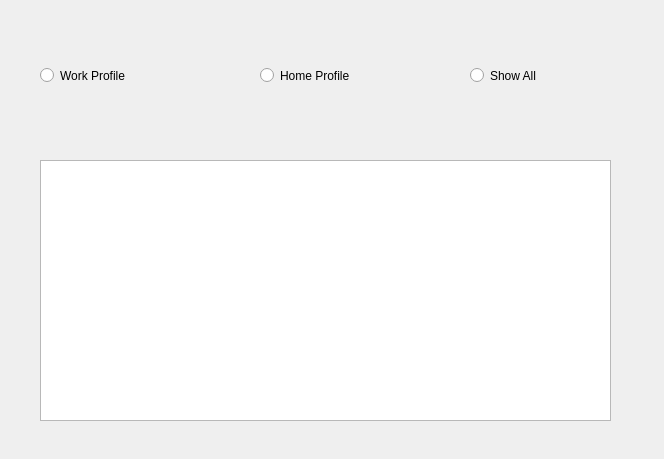
<?xml version="1.0" encoding="UTF-8"?>
<ui version="4.0">
 <class>Form</class>
 <widget class="QWidget" name="Form">
  <property name="geometry">
   <rect>
    <x>0</x>
    <y>0</y>
    <width>664</width>
    <height>459</height>
   </rect>
  </property>
  <property name="windowTitle">
   <string>Expense Log View</string>
  </property>
  <widget class="QTableView" name="ExpenseLog">
   <property name="enabled">
    <bool>true</bool>
   </property>
   <property name="geometry">
    <rect>
     <x>40</x>
     <y>160</y>
     <width>571</width>
     <height>261</height>
    </rect>
   </property>
   <property name="showGrid">
    <bool>true</bool>
   </property>
   <property name="gridStyle">
    <enum>Qt::SolidLine</enum>
   </property>
   <property name="sortingEnabled">
    <bool>false</bool>
   </property>
   <attribute name="horizontalHeaderCascadingSectionResizes">
    <bool>false</bool>
   </attribute>
  </widget>
  <widget class="QRadioButton" name="radioButton">
   <property name="geometry">
    <rect>
     <x>40</x>
     <y>60</y>
     <width>138</width>
     <height>31</height>
    </rect>
   </property>
   <property name="text">
    <string>Work Profile</string>
   </property>
  </widget>
  <widget class="QRadioButton" name="radioButton_2">
   <property name="geometry">
    <rect>
     <x>260</x>
     <y>60</y>
     <width>138</width>
     <height>31</height>
    </rect>
   </property>
   <property name="text">
    <string>Home Profile</string>
   </property>
  </widget>
  <widget class="QRadioButton" name="radioButton_3">
   <property name="geometry">
    <rect>
     <x>470</x>
     <y>60</y>
     <width>138</width>
     <height>31</height>
    </rect>
   </property>
   <property name="text">
    <string>Show All</string>
   </property>
  </widget>
 </widget>
 <resources/>
 <connections/>
</ui>
